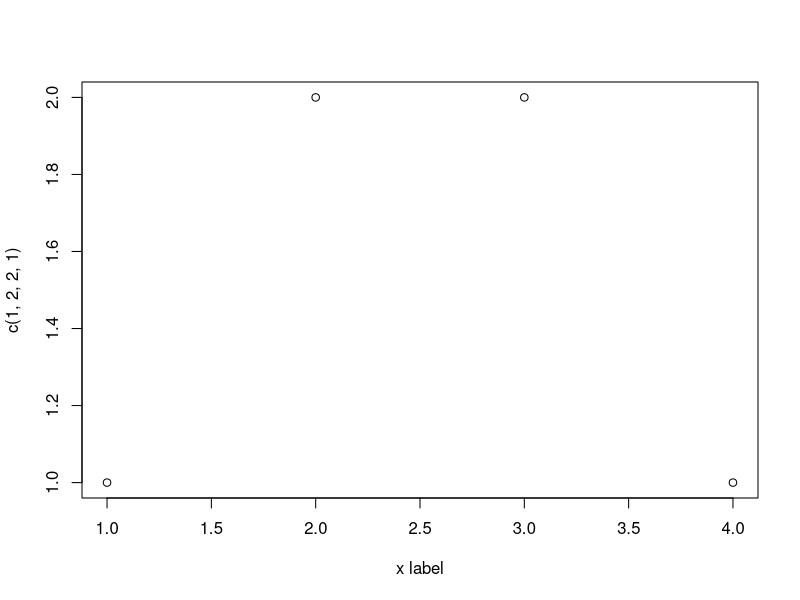
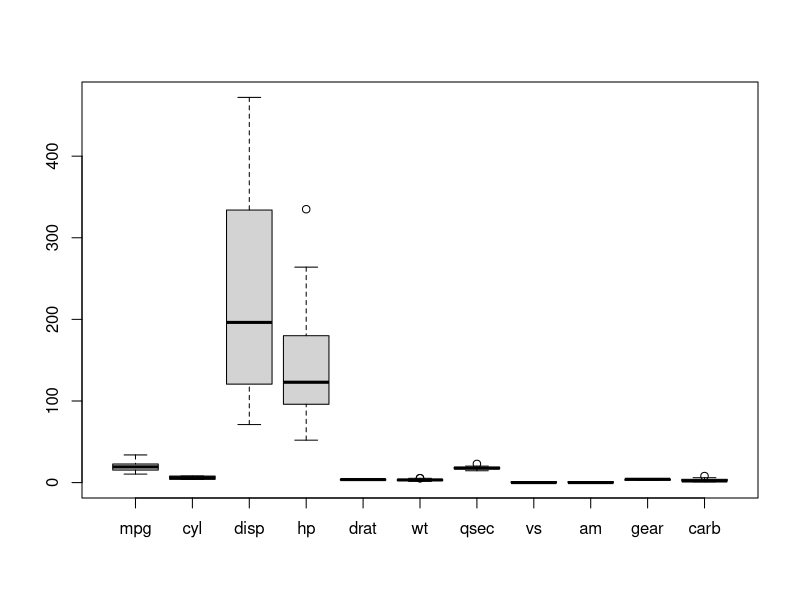

Write the R code that produced these figures, in order.
## ---- chunk 1
# Q 1.(a)
x <- c(5, 11, 9)
x ^ 3
## ---- chunk 2
# Q 1.(c)
x <- exp(-2) - 2
y <- abs(x - 10)
x < y
## ---- chunk 3
# Q 1.(d)
seq(from = 0, by = 0.5, length = 15)
## ---- chunk 4
# Q 1. (e)
names <- c("Tina", "Lily", "Mili", "Hili")
names <- paste(names)
typeof(names)
## ---- chunk 5
# Q 1. (f)
x <- rep(7 : 9, 4)
sort(x)
## ---- chunk 6
# Q 1. (g)
paste("Give a 2X2 matrix as input")
num_1 = as.numeric(readline(prompt = "Enter Q[1][1] = "))
num_2 = as.numeric(readline(prompt = "Enter Q[1][2] = "))
num_3 = as.numeric(readline(prompt = "Enter Q[2][1] = "))
num_4 = as.numeric(readline(prompt = "Enter Q[2][2] = "))

elements <- c(num_1, num_2, num_3, num_4)

mat = matrix(elements, nrow = 2, ncol = 2, byrow = TRUE)
mat
## ---- chunk 7
# Q 1. (h)
paste(c(1, 2, 3, 4), c(5, 6, 7, 8), sep = "%%")
## ---- chunk 8
# Q 1. (i)
plot(c(1, 2, 3, 4), c(1, 2, 2, 1), xlab = "x label")
## ---- chunk 9
# Q 1. (j)
A <- matrix(c(2, 4, 9, 1, 1, 3), nrow = 2)
t(A)
## ---- chunk 10
# Q 1. (k)
data <- mtcars
boxplot(data)
## ---- chunk 11
# Q 1. (l)
# my_data <- read.csv("D:\\.datasets\\dat.CSV", stringsAsFactors = FALSE, header = TRUE)
## ---- chunk 12
# Q 1. (m)
B <- matrix(c(2, 3, 4, 0, 1, 9, 0, 1, 9), nrow = 3, byrow = TRUE)
A <- B[1:2, 1:2]
A
## ---- chunk 13
# Q 1. (n)
rpois(n = 10, lambda = 2)
## ---- chunk 14
# Q 1. (o)
x <- c(2, 3, 9, 5, 4, 11, 1, 1)
sum_of_values = 0
for (i in x) {
  sum_of_values = sum_of_values + i
}

mean_of_values = sum_of_values/length(x)

sum_of_square_of_values = 0
for (i in x) {
  sum_of_square_of_values = sum_of_square_of_values + i^2
}

variance_of_values = (sum_of_square_of_values/length(x)) - (mean_of_values^2)

variance_of_values
## ---- chunk 15
# Q 2. (h)

# We assume that the dataset is a comma seperated value file and is present in a certain directory in our system.
# 
# whole_data <- read.csv("D:\\all_datasets\\height_weight_sex_dataset.csv", stringsAsFactors = FALSE, header = TRUE)
# 
# boys_data <- subset(whole_data, sex == "M")
# girls_data <- subset(whole_data, sex == "F")
# 
# heights_limit <- range(c(boys_data$height, girls_data$height))
# weights_limit <- range(c(boys_data$weight, girls_data$weight))
# 
# plot(boys_data$height , boys_data$weight,
#      xlab = "Heights",
#      ylab = "Weights",
#      main = "Scatterplot of Height-Weight",
#      col = "blue",
#      xlim = heights_limit,
#      ylim = weights_limit)
# 
# points(girls_data$height, girls_data$weight, col = "red")
# 
# legend("topleft",
#        legend = c("Boys", "Girls"),
#        fill = c("blue", "red"))
